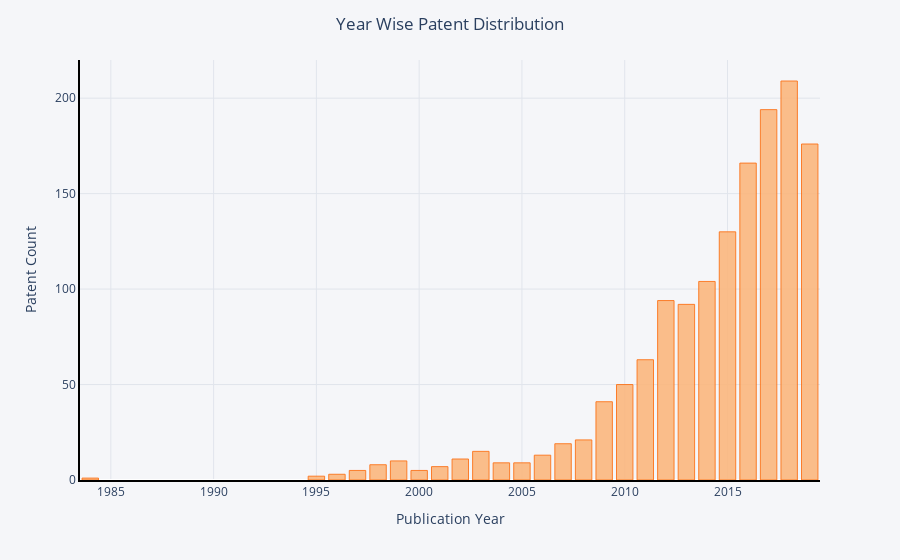

The code cell stored with this chart in its notebook:
### Code cell
import plotly.express as px
fig = px.bar(by_year, x='Publication Year', y='Patent Count')
fig.update_traces(marker_color='#FBB77E', marker_line_color='#fc6603',
                  marker_line_width=0.9, opacity=0.9)
fig.update_layout(title_text='Year Wise Patent Distribution', title_x=0.5, paper_bgcolor='#F5F6F9', plot_bgcolor='#F5F6F9')
fig.update_xaxes(showline=True, linewidth=2, linecolor='black', gridcolor='#E1E5EC')
fig.update_yaxes(showline=True, linewidth=2, linecolor='black', gridcolor='#E1E5EC')

fig.show()

### Figure 1 — Plotly figure (JSON) as saved in the notebook; plotly's stock layout.template omitted (floating-point values rounded to 4 significant figures)
{"data": [{"alignmentgroup": "True", "hovertemplate": "Publication Year=%{x}<br>Patent Count=%{y}<extra></extra>", "legendgroup": "", "marker": {"color": "#FBB77E", "line": {"color": "#fc6603", "width": 0.9}}, "name": "", "offsetgroup": "", "opacity": 0.9, "orientation": "v", "showlegend": false, "textposition": "auto", "type": "bar", "x": [2019, 2018, 2017, 2016, 2015, 2014, 2013, 2012, 2011, 2010, 2009, 2008, 2007, 2006, 2005, 2004, 2003, 2002, 2001, 2000, 1999, 1998, 1997, 1996, 1995, 1984], "xaxis": "x", "y": [176, 209, 194, 166, 130, 104, 92, 94, 63, 50, 41, 21, 19, 13, 9, 9, 15, 11, 7, 5, 10, 8, 5, 3, 2, 1], "yaxis": "y"}], "layout": {"barmode": "relative", "legend": {"tracegroupgap": 0}, "margin": {"t": 60}, "paper_bgcolor": "#F5F6F9", "plot_bgcolor": "#F5F6F9", "title": {"text": "Year Wise Patent Distribution", "x": 0.5}, "xaxis": {"anchor": "y", "domain": [0, 1], "gridcolor": "#E1E5EC", "linecolor": "black", "linewidth": 2, "showline": true, "title": {"text": "Publication Year"}}, "yaxis": {"anchor": "x", "domain": [0, 1], "gridcolor": "#E1E5EC", "linecolor": "black", "linewidth": 2, "showline": true, "title": {"text": "Patent Count"}}}}
